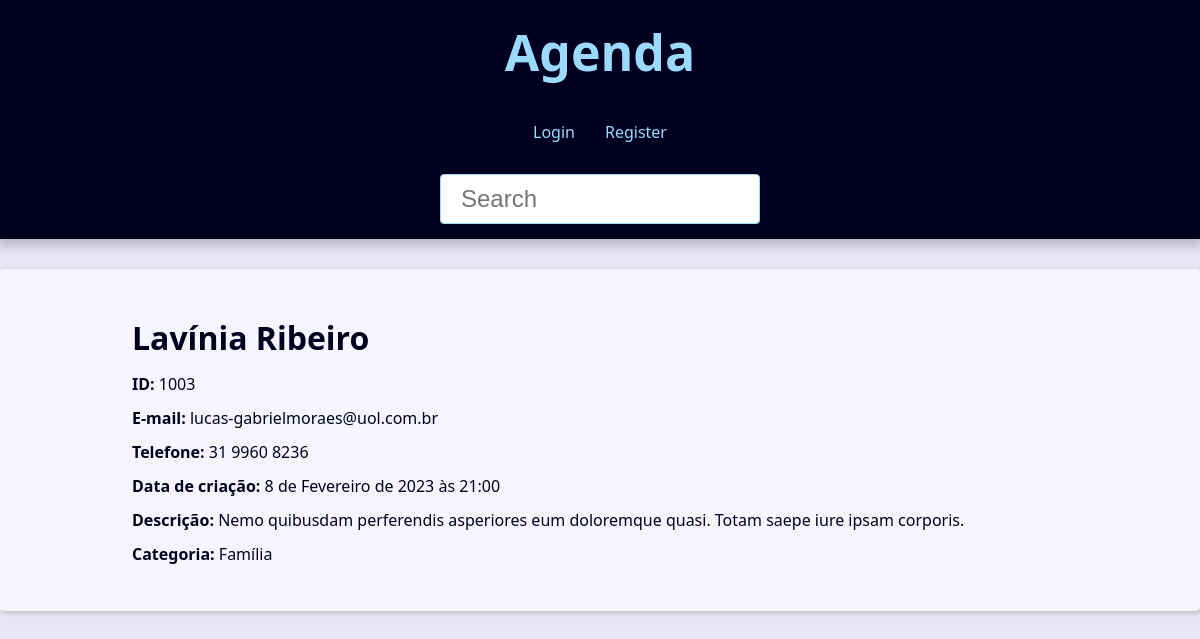
Page /contact/1003/ on the committed database.
### contact/models.py (models this page shows, shortened)
class Contact(models.Model):
    first_name = models.CharField(max_length=50)
    last_name = models.CharField(max_length=50, blank=True)
    phone = models.CharField(max_length=50)
    email = models.EmailField(max_length=254, blank=True)
    created_date = models.DateTimeField(default=timezone.now)
    discriptin = models.TextField(blank=True)
    show = models.BooleanField(default=True)
    picture = models.ImageField(blank=True, upload_to='pictures/%Y/%m/')
    category = models.ForeignKey(
        Category, # Passando a ForeignKey (Classe Category)
        on_delete=models.SET_NULL, # Setando NULL quando a categoria é deletada e um contato possui a categoria deletada.
        blank=True, null=True # Permitindo setar NULL quando for deletada
    )
    owner = models.ForeignKey(
        User, # Todo contato depende/tem que ter um User (owner) responsável por aquele contato. (Permissões)
        on_delete=models.SET_NULL,
        blank=True, null=True
    )

class Category(models.Model):
    class Meta:
        verbose_name = 'Category'
        verbose_name_plural = 'Categories'
    name = models.CharField(max_length=50) # type: ignore

### contact/views/contact_views.py (the view)
# urls.py: path('contact/<int:contact_id>/', views.contact, name='contact'),
def contact(request, contact_id):
    single_contact = get_object_or_404(
        Contact, pk=contact_id, show=True
    )
    site_title = f'{single_contact.first_name} {single_contact.last_name} - '
    context = {
        'contact': single_contact,
        'site_title': site_title
    }
    return render(
        request,
        'contact/contact.html',
        context
    )

### contact/templates/contact/contact.html (shortened to what this page needs)
{% extends 'global/base.html' %}
{% block content %}
    <div class="single-contact">
        <h1 class="single-contact-name">
            {{ contact.first_name }} {{ contact.last_name }}
        </h1>
        <p><b>ID:</b> {{ contact.id }} </p>
        <p><b>E-mail:</b> {{ contact.email }} </p>
        <p><b>Telefone:</b> {{ contact.phone }} </p>
        <p><b>Data de criação:</b> {{ contact.created_date }} </p>
        <p><b>Descrição:</b> {{ contact.discriptin }} </p>
        <p><b>Categoria:</b> {{ contact.category.name }} </p>
    </div>
{% endblock content %}

### base_static/global/css/style.css (style rules this page uses)
:root { --spacing: 1.5rem; --link-dark-color: rgb(0, 83, 134); --link-light-color: rgb(156, 217, 255); --clr-white: rgb(245, 245, 255); --clr-black: rgb(0, 0, 30); --clr-light-gray: rgb(230, 230, 245); --clr-dark-shadow-5: rgba(0, 0, 10, 5%); --clr-dark-shadow-10: rgba(0, 0, 10, 10%); --clr-dark-shadow-20: rgba(0, 0, 10, 20%); --clr-light-shadow-5: rgba(200, 200, 255, 5%); --clr-light-shadow-10: rgba(200, 200, 255, 10%); --clr-light-shadow-20: rgba(200, 200, 255, 20%); --main-page-width: 120rem; --table-min-width: 60rem; --biggest-font-size: 5rem; --bigger-font-size: 4rem; --big-font-size: 3.2rem; --medium-font-size: 2.4rem; --small-font-size: 1.6rem; --smaller-font-size: 1.4rem; --smallest-font-size: 1.2rem; --transition-fast: 300ms; --transition-medium: 600ms; --transition-slow: 1s; --default-border-radius: 4px; }
*, *::before, *::after { margin: 0; padding: 0; box-sizing: border-box; }
html { font-size: 62.5%; }
body { font-family: system-ui, -apple-system, BlinkMacSystemFont, "Segoe UI", Roboto, Oxygen, Ubuntu, Cantarell, "Open Sans", "Helvetica Neue", sans-serif; line-height: 1.5; font-size: var(--small-font-size); color: var(--clr-black); -webkit-font-smoothing: antialiased; background: var(--clr-light-gray); }
@media (min-width: 600px) { .single-contact { max-width: 80%; margin: calc(var(--spacing) * 2) auto; } }
.single-contact h1 { margin: 1rem 0; }
.single-contact p { margin: 1rem 0; }

### rows in the picture
Contact: first_name "Lavínia", last_name "Ribeiro", id "1003", email "lucas-gabrielmoraes@uol.com.br", phone "31 9960 8236", created_date "8 de Fevereiro de 2023 às 21:00", discriptin "Nemo quibusdam perferendis asperiores eum doloremque quasi. Totam saepe iure ipsam corporis.", category.name "Família"
